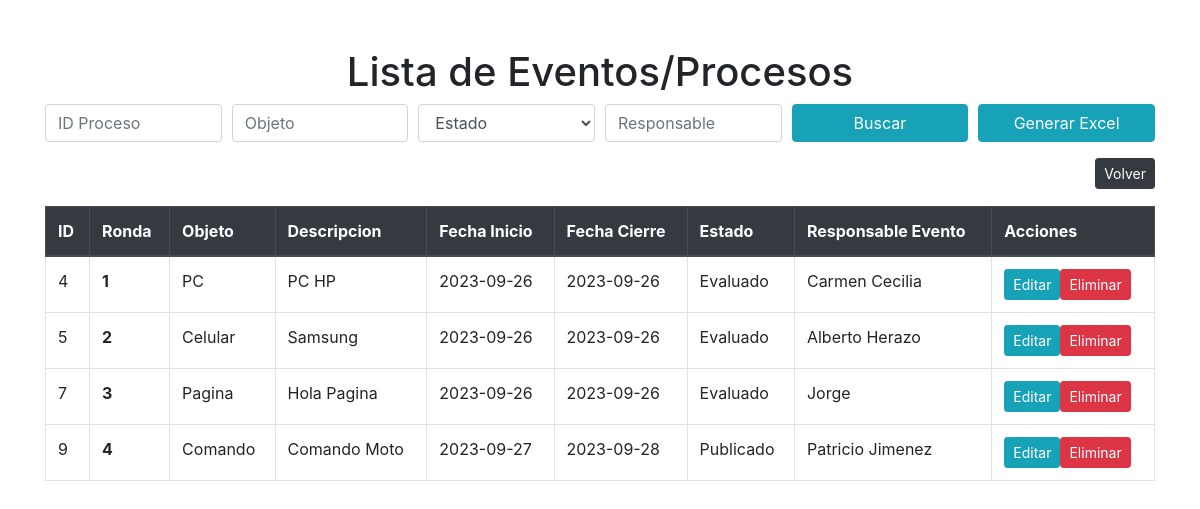
/vistaConsultar/listarFiltrarEventos.php, run on the app's committed database.
### tables this page shows
CREATE TABLE `procesos` (
  `id` int(20) NOT NULL,
  `proc_nombre_responsable` varchar(100) DEFAULT NULL,
  `actividades_id` int(20) DEFAULT NULL,
  `proc_objeto` varchar(250) DEFAULT NULL,
  `proc_descripcion` text DEFAULT NULL,
  `proc_moneda` enum('COP','USD','EUR','') DEFAULT NULL,
  `proc_presupuesto` decimal(10,0) DEFAULT NULL,
  `proc_estado` varchar(15) DEFAULT NULL,
  `proc_fecha_inicio` date DEFAULT NULL,
  `proc_hora_inicio` time DEFAULT NULL,
  `proc_fecha_fin` date DEFAULT NULL,
  `proc_hora_fin` time DEFAULT NULL
);

### vistaConsultar/listarFiltrarEventos.php (the view, shortened to what this page needs)
<!DOCTYPE html>
<html lang="es">
<head>
  <link rel="stylesheet" href="https://maxcdn.bootstrapcdn.com/bootstrap/4.5.2/css/bootstrap.min.css">
</head>
<body>
  <div class="container mt-5">
    <h1 class="text-center">Lista de Eventos/Procesos</h1>
    <?php include("../includes/filtroProcesoEvento.php"); ?>
    <div class="text-left mb-5">
      <a href="../index.php" class="btn btn-dark btn-sm float-right">Volver</a>
    </div>
    <table class="table table-bordered" id="tablaEventos">
      <thead class="thead-dark">
        <tr>
          <th scope="col">ID</th>
          <th scope="col">Ronda</th>
          <th scope="col">Objeto</th>
          <th scope="col">Descripcion</th>
          <th scope="col">Fecha Inicio</th>
          <th scope="col">Fecha Cierre</th>
          <th scope="col">Estado</th>
          <th scope="col">Responsable Evento</th>
          <th scope="col">Acciones</th>
        </tr>
      </thead>
      <tbody>
        <?php
        include("../database/conexionBD.php");
        $listado = "SELECT * FROM procesos";
        $resultado = $db->query($listado);
        $contador = 1;
        while ($lista = $resultado->fetch(PDO::FETCH_ASSOC)) {
          echo '<tr>';
          echo '<td>' . $lista['id'] . '</td>';
          echo '<th scope="row">' . $contador . '</th>';
          echo '<td>' . $lista['proc_objeto'] . '</td>';
          echo '<td>' . $lista['proc_descripcion'] . '</td>';
          echo '<td>' . $lista['proc_fecha_inicio'] . '</td>';
          echo '<td>' . $lista['proc_fecha_fin'] . '</td>';
          echo '<td>' . $lista['proc_estado'] . '</td>';
          echo '<td>' . $lista['proc_nombre_responsable'] . '</td>';
          echo '<td>';
          echo '<a href="editarConsultar.php?id= ' . $lista['id'] . '" class="btn btn-info btn-sm">Editar</a>';
          echo '<a href="eliminarConsultar.php?id=' . $lista['id'] . '" class="btn btn-danger btn-sm" onclick="return confirm(\'¿Estás seguro de que deseas eliminar este evento?\')">Eliminar</a>';
          echo '</td>';
          echo '</tr>';
          $contador++;
        }
        ?>
      </tbody>
    </table>
  </div>
</body>
</html>

### includes/filtroProcesoEvento.php (shortened to what this page needs)
<!DOCTYPE html>
<html lang="en">
<head>
</head>
<body>
  <form method="POST" action="filtrarEventosAjax.php" id="formularioFiltros">
    <div class="form-row">
      <div class="form-group col-md-2">
        <input type="text" class="form-control" id="filtroId" name="filtroId" placeholder="ID Proceso">
      </div>
      <div class="form-group col-md-2">
        <input type="text" class="form-control" id="filtroObjeto" name="filtroObjeto" placeholder="Objeto">
      </div>
      <div class="form-group col-md-2">
        <select class="form-control" id="filtroEstado" name="filtroEstado">
          <option value="">Estado</option>
        </select>
      </div>
      <div class="form-group col-md-2">
        <input type="text" class="form-control" id="filtroResponsable" name="filtroResponsable" placeholder="Responsable">
      </div>
      <div class="form-group col-md-2">
        <button type="submit" class="btn btn-info btn-block" id="btnFiltrar">Buscar</button>
      </div>
      <div class="form-group col-md-2">
        <a href="../includes/generarExcel.php?filtroId=<?php echo $filtroId; ?>filtroCreador=<?php echo $filtroCreador; ?>&filtroObjeto=<?php echo $filtroObjeto; ?>filtroActividad=<?php echo $filtroActividad; ?>filtroDescripcion=<?php echo $filtroDescripcion; ?>filtroMoneda=<?php echo $filtroMoneda; ?>filtroPresupuesto=<?php echo $filtroPresupuesto; ?>filtroInicio=<?php echo $filtroFechaInicio; ?>filtroHoraInicio=<?php echo $filtroHoraInicio; ?>filtroFechaCierre=<?php echo $filtroFechaCierre; ?>&filtroEstado=<?php echo $filtroEstado; ?>" class="btn btn-info btn-block">Generar Excel</a>
      </div>
    </div>
  </form>
</body>
</html>

### data on the page
procesos: id "4", proc_objeto "PC", proc_descripcion "PC HP", proc_fecha_inicio "2023-09-26", proc_fecha_fin "2023-09-26", proc_estado "Evaluado", proc_nombre_responsable "Carmen Cecilia"
procesos: id "5", proc_objeto "Celular", proc_descripcion "Samsung", proc_fecha_inicio "2023-09-26", proc_fecha_fin "2023-09-26", proc_estado "Evaluado", proc_nombre_responsable "Alberto Herazo"
procesos: id "7", proc_objeto "Pagina", proc_descripcion "Hola Pagina", proc_fecha_inicio "2023-09-26", proc_fecha_fin "2023-09-26", proc_estado "Evaluado", proc_nombre_responsable "Jorge"
procesos: id "9", proc_objeto "Comando", proc_descripcion "Comando Moto", proc_fecha_inicio "2023-09-27", proc_fecha_fin "2023-09-28", proc_estado "Publicado", proc_nombre_responsable "Patricio Jimenez"
